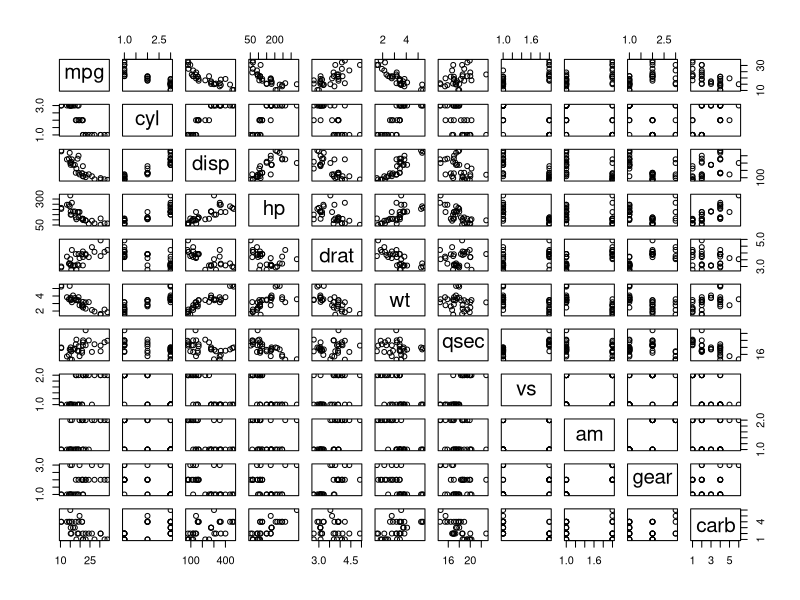
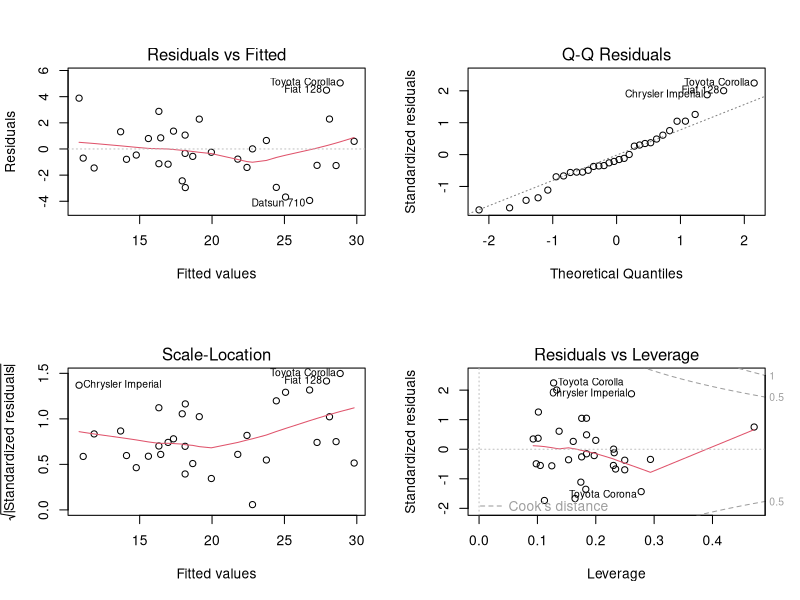
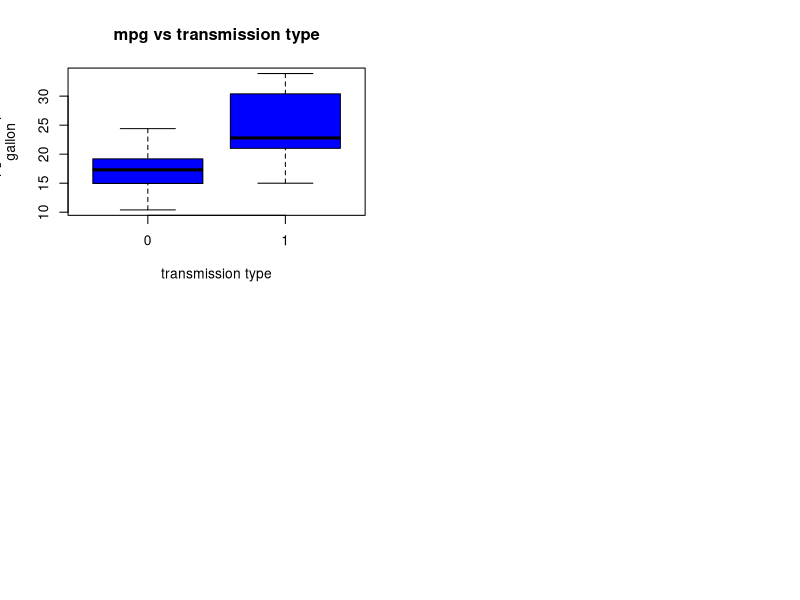

These charts were generated, in order, by the following R code:
# Regression Model Peer Graded Assignment

# Introduction : You work for Motor Trend, a magazine about the automobile industry. Looking at a data set of a collection of cars, they are interested in exploring the relationship between a set of variables and miles per gallon (MPG) (outcome). They are particularly interested in the following two questions:

# 1. Is an automatic or manual transmission better for MPG.
# 2. Quantify the MPG difference between automatic and manual transmissions.

# We are considering "mtcars" dataset for the assignment.

# Let's start with data preprocessing 
data("mtcars")
head(mtcars)
names(mtcars)
summary(mtcars)

# Start Analyzing the data
# We need to see the relationship between mpg and other variables.

cor(mtcars$mpg,mtcars[,-1])

# As we can see that there is negative relation between mpg and cyl,disp,hp,wt,carb.

?mtcars

# Transmission(0 = automatic, 1 = manual)

# some variables need to be converted into factor?
str(mtcars)
mtcars$cyl <- factor(mtcars$cyl)
mtcars$vs <- factor(mtcars$vs)
mtcars$am <- factor(mtcars$am)
mtcars$gear <- factor(mtcars$gear)
mtcars$carb <- factor(mtcars$carb)

# Quantifying mpg difference
# Stepwise model selection using backwards elimination to determine the variables for the good model

# Backward elimination
model <- lm(mpg ~ ., data = mtcars)
goodmodel <- step(model, direction = "backward")

summary(goodmodel)

# let's interpret the summary
# According to the procedure we did above the good model have cyl6,cyl8,hp,wt, and amManual variables as the
# overall p-value is less than 0.001. Additionaly, the result of this model shows that mpg decreases with 
# respect to the cylinders.


# t-test
t.test(mpg ~ am, data = mtcars) 

# Conclusion:
# Cars with a manual transmission are better for mpg than cars with an automatic transmission. 
# rate of change of conditional mean mpg with respect to am is about 1.8 (95% confident 
# that value varies between -1.06 and 4.68.) 



# Appendix
# Appendix 1. Scatterplots
pairs(mpg ~ ., data = mtcars)

# Appendix 2. Some Plots
par(mfrow=c(2, 2))
plot(goodmodel)

# Appendix 3. Boxplot of mpg vs transmission type
boxplot(mtcars$mpg ~ mtcars$am, data = mtcars, outpch = 19, ylab="mpg:miles per 
gallon",xlab="transmission type",main="mpg vs transmission type", col="blue")
